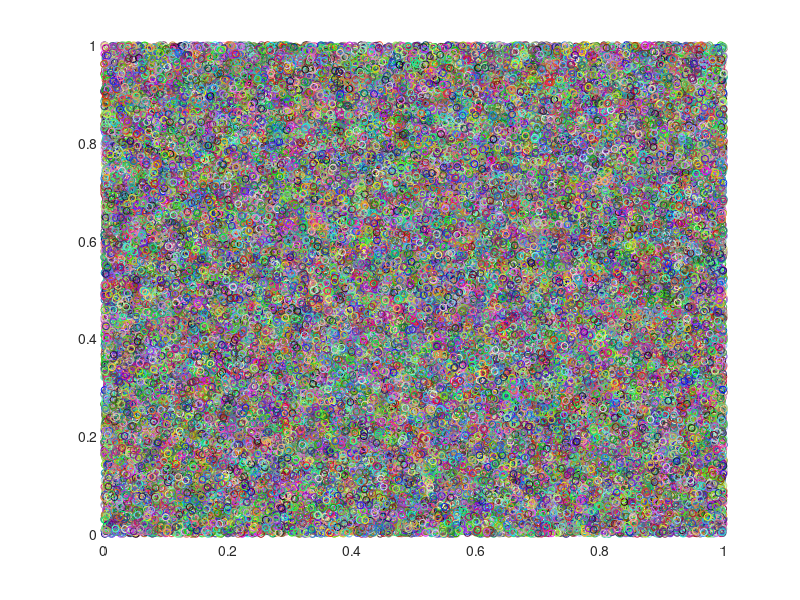

MATLAB code for this plot:
%=============================================================================
% Copyright (c) 2016-present Allan CORNET (Nelson)
%=============================================================================
% This file is part of the Nelson.
%=============================================================================
% LICENCE_BLOCK_BEGIN
% SPDX-License-Identifier: LGPL-3.0-or-later
% LICENCE_BLOCK_END
%=============================================================================
% <--ADV-CLI MODE-->
% <--INDEX 64 BIT REQUIRED-->
%=============================================================================
rng('default') % For reproducibility
f = figure();
n = 100000; x = rand(n, 1); y = rand(n, 1); c = rand(n, 3);
tic();
scatter(x,y,25,c);
toc();
%=============================================================================
